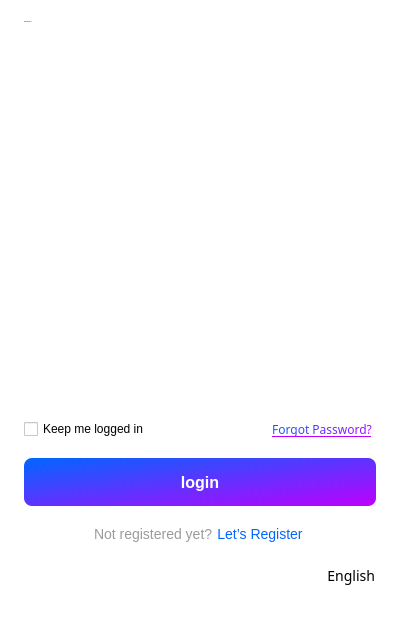
<?xml version="1.0" encoding="UTF-8"?>
<ui version="4.0">
 <class>Login</class>
 <widget class="QWidget" name="Login">
  <property name="geometry">
   <rect>
    <x>0</x>
    <y>0</y>
    <width>400</width>
    <height>640</height>
   </rect>
  </property>
  <property name="sizePolicy">
   <sizepolicy hsizetype="Preferred" vsizetype="Preferred">
    <horstretch>0</horstretch>
    <verstretch>0</verstretch>
   </sizepolicy>
  </property>
  <property name="minimumSize">
   <size>
    <width>400</width>
    <height>608</height>
   </size>
  </property>
  <property name="maximumSize">
   <size>
    <width>400</width>
    <height>640</height>
   </size>
  </property>
  <property name="windowTitle">
   <string>Form</string>
  </property>
  <property name="autoFillBackground">
   <bool>false</bool>
  </property>
  <property name="styleSheet">
   <string notr="true">QWidget{
	background-color: rgba(255,255,255,1);
	font: 14px 微软雅黑;
}

QLabel#lb_come{
	font: 24px 微软雅黑;
}

QLabel#lb_2{
	font: 18px 微软雅黑;
}</string>
  </property>
  <layout class="QVBoxLayout" name="verticalLayout">
   <property name="spacing">
    <number>16</number>
   </property>
   <property name="leftMargin">
    <number>24</number>
   </property>
   <property name="topMargin">
    <number>20</number>
   </property>
   <property name="rightMargin">
    <number>24</number>
   </property>
   <property name="bottomMargin">
    <number>50</number>
   </property>
   <item>
    <widget class="QLabel" name="lb_come">
     <property name="sizePolicy">
      <sizepolicy hsizetype="Preferred" vsizetype="Preferred">
       <horstretch>0</horstretch>
       <verstretch>0</verstretch>
      </sizepolicy>
     </property>
     <property name="minimumSize">
      <size>
       <width>0</width>
       <height>32</height>
      </size>
     </property>
     <property name="maximumSize">
      <size>
       <width>16777215</width>
       <height>32</height>
      </size>
     </property>
     <property name="font">
      <font>
       <family>微软雅黑</family>
       <pointsize>-1</pointsize>
       <italic>false</italic>
       <bold>false</bold>
       <stylestrategy>PreferAntialias</stylestrategy>
       <kerning>true</kerning>
      </font>
     </property>
     <property name="text">
      <string>Welcome Back..!!</string>
     </property>
     <property name="textFormat">
      <enum>Qt::PlainText</enum>
     </property>
     <property name="alignment">
      <set>Qt::AlignLeading|Qt::AlignLeft|Qt::AlignTop</set>
     </property>
     <property name="wordWrap">
      <bool>false</bool>
     </property>
    </widget>
   </item>
   <item>
    <widget class="WLoginSwitch" name="loginSwitch" native="true">
     <property name="sizePolicy">
      <sizepolicy hsizetype="Preferred" vsizetype="Preferred">
       <horstretch>0</horstretch>
       <verstretch>0</verstretch>
      </sizepolicy>
     </property>
     <property name="minimumSize">
      <size>
       <width>0</width>
       <height>45</height>
      </size>
     </property>
     <property name="maximumSize">
      <size>
       <width>16777215</width>
       <height>45</height>
      </size>
     </property>
     <property name="font">
      <font>
       <family>微软雅黑</family>
       <pointsize>-1</pointsize>
       <italic>false</italic>
       <bold>false</bold>
      </font>
     </property>
    </widget>
   </item>
   <item>
    <widget class="QStackedWidget" name="loginStackedWidget">
     <property name="minimumSize">
      <size>
       <width>352</width>
       <height>286</height>
      </size>
     </property>
     <property name="maximumSize">
      <size>
       <width>352</width>
       <height>286</height>
      </size>
     </property>
     <widget class="WUserNameLogin" name="userLogin"/>
     <widget class="WMobileLogin" name="mobileLogin"/>
    </widget>
   </item>
   <item>
    <layout class="QHBoxLayout" name="horizontalLayout_2">
     <property name="spacing">
      <number>0</number>
     </property>
     <property name="topMargin">
      <number>0</number>
     </property>
     <item>
      <widget class="QCheckBox" name="cbKeepLogin">
       <property name="styleSheet">
        <string notr="true">font-size:12px;
QCheckBox::indicator {width: 20px; height: 20px;}
QCheckBox::indicator:unchecked {background-image: url(:/QtTest/icon/check_sel.png);}
QCheckBox::indicator:checked {background-image: url(:/QtTest/icon/chebox_select.png);}
</string>
       </property>
       <property name="text">
        <string>Keep me logged in</string>
       </property>
      </widget>
     </item>
     <item>
      <spacer name="horizontalSpacer_4">
       <property name="orientation">
        <enum>Qt::Horizontal</enum>
       </property>
       <property name="sizeHint" stdset="0">
        <size>
         <width>40</width>
         <height>20</height>
        </size>
       </property>
      </spacer>
     </item>
     <item>
      <widget class="QPushButton" name="pbForgotPassword">
       <property name="font">
        <font>
         <family>微软雅黑</family>
         <pointsize>-1</pointsize>
         <italic>false</italic>
         <bold>false</bold>
         <underline>true</underline>
        </font>
       </property>
       <property name="cursor">
        <cursorShape>PointingHandCursor</cursorShape>
       </property>
       <property name="styleSheet">
        <string notr="true">font-size: 12px;
font-style: normal;
font-weight: 400;
color:qlineargradient(spread:pad,x1:0, y1:0, x2 :113, y2:24, stop :0 #0066FF, stop:1 #BD00FF);</string>
       </property>
       <property name="text">
        <string>Forgot Password?</string>
       </property>
       <property name="flat">
        <bool>true</bool>
       </property>
      </widget>
     </item>
    </layout>
   </item>
   <item>
    <widget class="QPushButton" name="loginBtn">
     <property name="sizePolicy">
      <sizepolicy hsizetype="Preferred" vsizetype="Preferred">
       <horstretch>0</horstretch>
       <verstretch>0</verstretch>
      </sizepolicy>
     </property>
     <property name="minimumSize">
      <size>
       <width>0</width>
       <height>48</height>
      </size>
     </property>
     <property name="maximumSize">
      <size>
       <width>16777215</width>
       <height>48</height>
      </size>
     </property>
     <property name="sizeIncrement">
      <size>
       <width>0</width>
       <height>0</height>
      </size>
     </property>
     <property name="cursor">
      <cursorShape>PointingHandCursor</cursorShape>
     </property>
     <property name="styleSheet">
      <string notr="true">font-size:16px;
font-weight: 700;
background-color:qlineargradient(spread:pad, x1:0, y1:0, x2:1, y2:1, stop:0 #0066FF, stop:1 #BD00FF);
color:#FFFFFF;
border-radius:8px;</string>
     </property>
     <property name="text">
      <string>login</string>
     </property>
     <property name="flat">
      <bool>true</bool>
     </property>
    </widget>
   </item>
   <item>
    <spacer name="verticalSpacer">
     <property name="orientation">
      <enum>Qt::Vertical</enum>
     </property>
     <property name="sizeHint" stdset="0">
      <size>
       <width>20</width>
       <height>40</height>
      </size>
     </property>
    </spacer>
   </item>
   <item>
    <layout class="QHBoxLayout" name="horizontalLayout_3">
     <property name="spacing">
      <number>0</number>
     </property>
     <property name="topMargin">
      <number>0</number>
     </property>
     <item>
      <spacer name="horizontalSpacer_2">
       <property name="orientation">
        <enum>Qt::Horizontal</enum>
       </property>
       <property name="sizeHint" stdset="0">
        <size>
         <width>40</width>
         <height>20</height>
        </size>
       </property>
      </spacer>
     </item>
     <item>
      <widget class="QLabel" name="label_2">
       <property name="styleSheet">
        <string notr="true">font-size: 14px;
color: #9B9B9B;</string>
       </property>
       <property name="text">
        <string>Not registered yet?</string>
       </property>
      </widget>
     </item>
     <item>
      <widget class="QPushButton" name="registerBtn">
       <property name="sizePolicy">
        <sizepolicy hsizetype="Preferred" vsizetype="Preferred">
         <horstretch>0</horstretch>
         <verstretch>0</verstretch>
        </sizepolicy>
       </property>
       <property name="cursor">
        <cursorShape>PointingHandCursor</cursorShape>
       </property>
       <property name="styleSheet">
        <string notr="true">color: #06F;
font-size: 14px;</string>
       </property>
       <property name="text">
        <string>Let’s Register</string>
       </property>
       <property name="flat">
        <bool>true</bool>
       </property>
      </widget>
     </item>
     <item>
      <spacer name="horizontalSpacer_3">
       <property name="orientation">
        <enum>Qt::Horizontal</enum>
       </property>
       <property name="sizeHint" stdset="0">
        <size>
         <width>40</width>
         <height>20</height>
        </size>
       </property>
      </spacer>
     </item>
    </layout>
   </item>
   <item>
    <layout class="QHBoxLayout" name="horizontalLayout">
     <property name="spacing">
      <number>0</number>
     </property>
     <property name="topMargin">
      <number>0</number>
     </property>
     <item>
      <spacer name="horizontalSpacer">
       <property name="orientation">
        <enum>Qt::Horizontal</enum>
       </property>
       <property name="sizeHint" stdset="0">
        <size>
         <width>40</width>
         <height>20</height>
        </size>
       </property>
      </spacer>
     </item>
     <item>
      <widget class="QPushButton" name="btLanguageText">
       <property name="sizePolicy">
        <sizepolicy hsizetype="Preferred" vsizetype="Preferred">
         <horstretch>0</horstretch>
         <verstretch>0</verstretch>
        </sizepolicy>
       </property>
       <property name="minimumSize">
        <size>
         <width>75</width>
         <height>0</height>
        </size>
       </property>
       <property name="maximumSize">
        <size>
         <width>75</width>
         <height>16777215</height>
        </size>
       </property>
       <property name="font">
        <font>
         <family>微软雅黑</family>
         <pointsize>-1</pointsize>
         <italic>false</italic>
         <bold>false</bold>
        </font>
       </property>
       <property name="cursor">
        <cursorShape>PointingHandCursor</cursorShape>
       </property>
       <property name="styleSheet">
        <string notr="true">background-image:url(:/QtTest/icon/Speech/Language.png);
background-origin: content;
background-position:left;
background-repeat: no-repeat;
text-align:right;
font-size:14px;

</string>
       </property>
       <property name="text">
        <string>English</string>
       </property>
       <property name="flat">
        <bool>true</bool>
       </property>
      </widget>
     </item>
    </layout>
   </item>
  </layout>
 </widget>
 <customwidgets>
  <customwidget>
   <class>WLoginSwitch</class>
   <extends>QWidget</extends>
   <header location="global">WLoginSwitch.h</header>
   <container>1</container>
  </customwidget>
  <customwidget>
   <class>WUserNameLogin</class>
   <extends>QWidget</extends>
   <header location="global">wusernamelogin.h</header>
   <container>1</container>
  </customwidget>
  <customwidget>
   <class>WMobileLogin</class>
   <extends>QWidget</extends>
   <header location="global">wmobilelogin.h</header>
   <container>1</container>
  </customwidget>
 </customwidgets>
 <resources>
  <include location="../AiSound.qrc"/>
 </resources>
 <connections/>
</ui>
